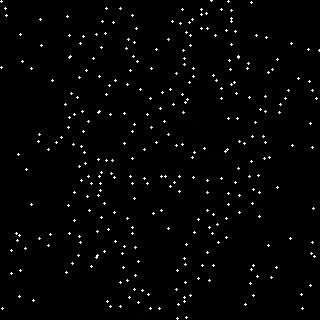
#> input picture Bottom_up (popouts)/selection/bikini_02s_13.jpg, 320 x 320 px
$ python main.py
#> lines starting #> are read from the running program, lines starting #| are printed output that depends on the picture; after the words box and inside, x2 and y2 are one past the last pixel; in counts of white or black regions, pixels touching at a corner belong together
### Bottom_up (popouts)/Bottom_up (popouts)/position_utils.py
import cv2
import numpy as np


# find number of dots in an image that has only dots
def stimuli_dots(image): #counts gives the dots on the image
    ''' get the position of dots on the ground truth (dotted) or constellation image'''
    gray = cv2.cvtColor(image, cv2.COLOR_BGR2GRAY)
    gray = cv2.resize(gray,(320,320))
    ## threshold
    th, threshed = cv2.threshold(gray, 100, 255,cv2.THRESH_BINARY)
    ## findcontours
    cnts = cv2.findContours(threshed, cv2.RETR_LIST, cv2.CHAIN_APPROX_SIMPLE)[-2]
    return cnts
def find_dot_centres(cnts):
    '''returns the Xs,Ys i.e a list of x and y co-ordinates for centre of the given list of contours'''
    Xs,Ys= np.zeros(len(cnts)),np.zeros(len(cnts))
    for ind,cnt in enumerate(cnts):
        M = cv2.moments(cnt)
        Xs[ind] = int(M["m10"] / M["m00"])
        Ys[ind] = int(M["m01"] / M["m00"])
    return Xs,Ys

# [32 lines left out: functions drawing_figure, points_on_image, not called in this run]

### Bottom_up (popouts)/Bottom_up (popouts)/bottom_up.py
import cv2
from matplotlib import pyplot as plt
from position_utils import *
from scipy.spatial import distance
import math
import numpy as np


class bottom_up:
  def __init__(self):
    return

  def angle(self, x1, y1, x2, y2):
    angle = math.degrees(math.atan2((y2 - y1), (x2 - x1)))
    return angle

  def angle_diff(self, a1, a2):
    diff = np.abs(a1 - a2)
    return diff

  def get_distance_angle(self, dots):
    x, y = find_dot_centres(dots)
    self.x_coords, self.y_coords = x.copy(), y.copy()
    self.no_dots = len(x)
    dists = np.zeros((self.no_dots, self.no_dots))
    angles = np.zeros((self.no_dots, self.no_dots))
    for i in range(self.no_dots):
      for j in range(self.no_dots):
        dists[i, j] = distance.euclidean((x[i], y[i]), (x[j], y[j]))
        angles[i, j] = self.angle(x[i], y[i], x[j], y[j])
    return dists, angles

  def threshold_angle_on_distance(self, angles, dists, threshold=25):
    mask = (dists > threshold) | (dists == 0)
    mask_inds = np.where(mask)
    angles[mask_inds[0], mask_inds[1]] = np.nan
    return angles

  def get_connection_table_angle_thresholded(self, angles, a_tolerance=5):
    '''angle thresholding a_tolerance in angles table where i,j defines the line segment and the value in angles gives its absolute angle'''
    d_max = 180 + a_tolerance
    d_min = 180 - a_tolerance
    conn = np.ones((self.no_dots, self.no_dots)) * -1
    dia = np.diag(np.zeros(self.no_dots))
    for i in range(self.no_dots):
      temp = angles[i, :]
      diff = self.angle_diff(np.expand_dims(angles[i, :], axis=1), np.expand_dims(angles[i, :], axis=0))
      diff += dia
      ind = np.where((d_min < diff) & (diff < d_max))
      conn[i, ind[0]] = ind[1]
    return conn

  def filter_long_lines(self, conn, sequence_threshold=6):
    connections = []
    # scan for connections
    for j in range(self.no_dots):
      pt = np.where(conn[:, j] > 0)
      for st in pt[0]:
        candidate = []
        btw = int(st)
        nxt = int(conn[btw, j])
        prev = j
        candidate.append(prev)
        candidate.append(btw)
        while (nxt > 0 and nxt not in candidate):
          candidate.append(nxt)
          prev = btw
          btw = nxt
          nxt = int(conn[btw, prev])
        # reverse check
        prev = candidate[1]
        btw = candidate[0]
        nxt = int(conn[btw, prev])
        while (nxt > 0 and nxt not in candidate):
          candidate.insert(0, nxt)
          prev = btw
          btw = nxt
          nxt = int(conn[btw, prev])
        if (len(candidate) > sequence_threshold):
          connections.append(candidate)
    return connections

  def compare_sequences(self, a, b):
    lens = [len(a), len(b)]
    seqs = [a, b]
    s_inds = np.argsort(lens)
    ref_seq = seqs[s_inds[0]]
    search_seq = seqs[s_inds[1]]
    i = 0
    while (i < len(search_seq)):
      for j in range(len(ref_seq)):
        if (i >= len(search_seq)):
          break
        if ((search_seq[i] == ref_seq[j])):
          i += 1
          continue
        else:
          i += 1
          break
      if (j == len(ref_seq) - 1):
        return s_inds[0]
    ref_seq = np.flip(ref_seq)
    i = 0
    while (i < len(search_seq)):
      for j in range(len(ref_seq)):
        if (i >= len(search_seq)):
          break
        if ((search_seq[i] == ref_seq[j])):
          i += 1
          continue
        else:
          i += 1
          break
      if (j == len(ref_seq) - 1):
        return s_inds[0]
    return -1

  def clean_same_sequences(self, seq):
    seqs = seq.copy()
    i = 0
    while (i < len(seqs) - 1):
      j = i + 1
      while (j < len(seqs) - 1):
        c = self.compare_sequences(seqs[i], seqs[j])
        if (c == 0):
          del [seqs[i]]
        elif (c == 1):
          del [seqs[j]]
        else:
          j += 1
      i += 1
    return seqs

  def index_to_seqs(self, seqs):
    ''' Changes the sequence from dot index to the x,y point in pixel space'''
    coord_seqs = []
    for seq in seqs:
      coord_seqs.append(np.stack((self.x_coords[seq], self.y_coords[seq]), axis=1).astype(int))
    return coord_seqs

  def find_sequence(self, image, distance=25, angle=10):
    ''' Function expected to be called, give it an image and expect in return sequence of co-ordinates of dots connected by bottom-up bias curves'''
    self.dots = stimuli_dots(image)
    dists, angles = self.get_distance_angle(self.dots)
    angles = self.threshold_angle_on_distance(angles, dists, threshold=distance)
    conn = self.get_connection_table_angle_thresholded(angles, a_tolerance=angle)
    connections = self.filter_long_lines(conn, sequence_threshold=5)
    final_seqs = self.clean_same_sequences(connections)
    final_coord_seqs = self.index_to_seqs(final_seqs)
    return final_coord_seqs

### Bottom_up (popouts)/Bottom_up (popouts)/main.py
import cv2
from bottom_up import bottom_up

distance_trackbar = 25
angle_trackbar = 10


def updateValue_distance(new_distance):
  global distance_trackbar
  distance_trackbar = new_distance
  redraw()


def updateValue_angle(new_angle):
  global angle_trackbar
  angle_trackbar = new_angle
  redraw()


cv2.namedWindow("Original")
cv2.createTrackbar("distance", "Original", distance_trackbar, 100, updateValue_distance)
cv2.createTrackbar("angle", "Original", angle_trackbar, 100, updateValue_angle)

bottom_up = bottom_up()
original = cv2.imread('../selection/bikini_02s_13.jpg')
#> original is the input picture: shape (320, 320, 3); min 0, max 255, mean 4.8
cv2.imshow('original', original)


def redraw():
  global bottom_up, distance_trackbar, angle_trackbar

  img = original.copy()
  final_coord_seqs = bottom_up.find_sequence(img, distance_trackbar, angle_trackbar)
#> in stimuli_dots, `th, threshed = cv2.threshold(gray, 100, 255,cv2.THRESH_BINARY)`: threshed: shape (320, 320); 1.5% white in thin lines or dots
#> in stimuli_dots, `cnts = cv2.findContours(threshed, cv2.RETR_LIST, cv2.CHAIN_APPROX_SIMP..`: cnts = 311 contours, all with area under 20
#> in find_dot_centres, `Xs,Ys= np.zeros(len(cnts)),np.zeros(len(cnts))`: Xs = 311 values from 0 to 0
#> the loop in find_dot_centres, `for ind,cnt in enumerate(cnts):` made 311 passes
#> cnt on passes 1 to 3: [[177, 317], [176, 318], [177, 319], [178, 318]], [[186, 316], [185, 317], [186, 318], [187, 317]], [[302, 307], [301, 308], [302, 309], [303, 308]]
#> after the loop in find_dot_centres, `for ind,cnt in enumerate(cnts):`: Xs = 311 values, max 318 at index 258, min 1 at index 246, mean 162.8; Ys = 311 values, max 318 at index 0, min 0 at index 309, mean 152.9
#> in get_distance_angle, `x, y = find_dot_centres(dots)`: x has the same summary as Xs in find_dot_centres; y has the same summary as Ys in find_dot_centres
#> in get_distance_angle, `self.x_coords, self.y_coords = x.copy(), y.copy()`: self.x_coords has the same summary as Xs in find_dot_centres; self.y_coords has the same summary as Ys in find_dot_centres
#> in get_distance_angle, `self.no_dots = len(x)`: self.no_dots = 311
#> the loop in get_distance_angle, `for i in range(self.no_dots):` made 311 passes
#> after the loop in get_distance_angle, `for i in range(self.no_dots):`:
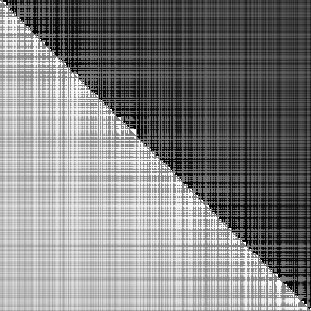
#> angles: shape (311, 311) float64; min -179.8, max 180, mean 1.5; drawn with min black and max white
#> after the loop in get_distance_angle, `for i in range(self.no_dots):`:
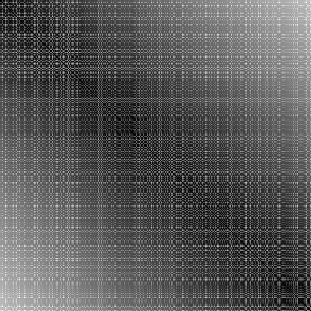
#> dists: shape (311, 311) float64; min 0, max 429.9, mean 151.8; drawn with min black and max white
#> in threshold_angle_on_distance, `mask = (dists > threshold) | (dists == 0)`:
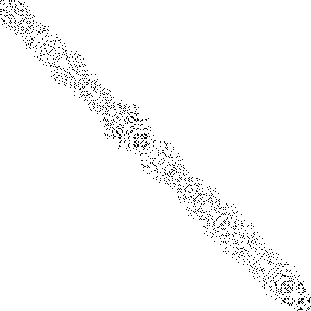
#> mask: shape (311, 311) bool; 97.9% white; black in thin lines or dots
#> in threshold_angle_on_distance, `angles[mask_inds[0], mask_inds[1]] = np.nan`:
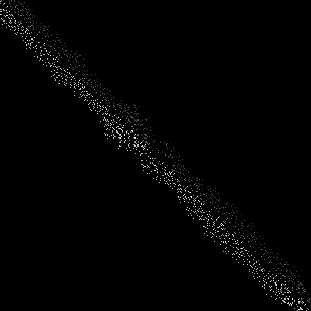
#> angles: shape (311, 311) float64; 97.93% of the values are NaN or infinite; the others: min -177.5, max 180, mean 1.4; drawn with min black, max white, NaN and infinite black
#> the loop in get_connection_table_angle_thresholded, `for i in range(self.no_dots):` made 311 passes
#> pass 2, in angle_diff (call 2), `diff = np.abs(a1 - a2)`:
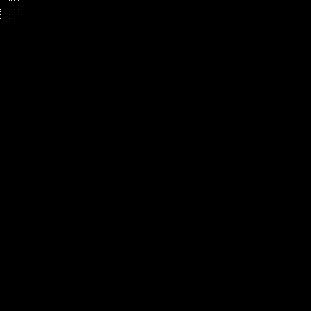
#> diff: shape (311, 311) float64; 99.97% of the values are NaN or infinite; the others: min 0, max 295.3, mean 97.27; drawn with min black, max white, NaN and infinite black
#> the loop in clean_same_sequences, `while (i < len(seqs) - 1):` made 16 passes
#> the loop in index_to_seqs, `for seq in seqs:` made 17 passes
#> seq on passes 1 to 12: [48, 45, 26, 14, 11, 1], [62, 45, 26, 14, 11, 1], [126, 132, 131, 130, 127, 123], [189, 177, 166, 144, 138, 120], [189, 177, 166, 144, 138, 120], [247, 243, 235, 223, 209, 195], [247, 243, 235, 223, 209, 195], [248, 241, 235, 226, 219, 216, 208], [248, 241, 235, 226, 219, 216, 208], [156, 179, 199, 219, 236, 259, 276, 298, 309], [272, 274, 282, 283, 284, 285], [156, 179, 199, 219, 236, 259, 276, 298, 309]
  for seq in final_coord_seqs:
    [cv2.circle(img, (s[0], s[1]), 1, (0, 0, 255), -1) for s in seq]

  cv2.imshow('final', img)


redraw()
#> the loop in redraw, `for seq in final_coord_seqs:` made 17 passes
#> after the loop in redraw, `for seq in final_coord_seqs:`:
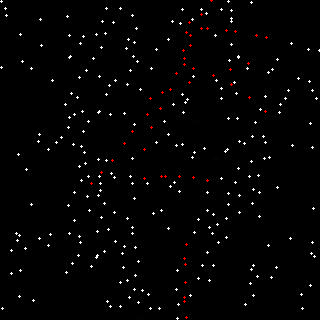
#> img: shape (320, 320, 3); 0.24% of pixels changed, all inside (x1, y1, x2, y2) = (90, 0, 268, 319)
cv2.waitKey(0)
cv2.destroyAllWindows()

$ run again, with Bottom_up (popouts)/selection/bag_04s_11.jpg copied over Bottom_up (popouts)/selection/bikini_02s_13.jpg
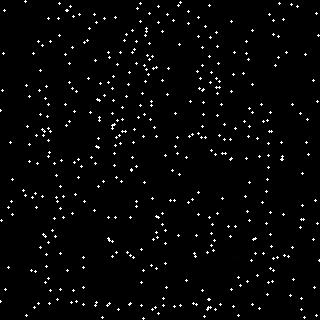
#> input picture Bottom_up (popouts)/selection/bag_04s_11.jpg, 320 x 320 px
#> original is the input picture: shape (320, 320, 3); min 0, max 255, mean 6.8
#> threshed: shape (320, 320); 2.2% white in thin lines or dots
#> cnts = 425 contours, all with area under 20
#> in find_dot_centres, `Xs,Ys= np.zeros(len(cnts)),np.zeros(len(cnts))`: Xs = 425 values from 0 to 0
#> the loop in find_dot_centres, `for ind,cnt in enumerate(cnts):` made 425 passes
#> cnt on passes 1 to 3: [[143, 317], [142, 318], [143, 319], [144, 318]], [[304, 316], [303, 317], [304, 318], [305, 317]], [[102, 316], [101, 317], [102, 318], [103, 317]]
#> after the loop in find_dot_centres, `for ind,cnt in enumerate(cnts):`: Xs = 425 values, max 318 at index 72, min 0 at index 33, mean 156.8; Ys = 425 values, max 318 at index 0, min 1 at index 424, mean 156.8
#> x has the same summary as Xs in find_dot_centres; y has the same summary as Ys in find_dot_centres
#> self.x_coords has the same summary as Xs in find_dot_centres; self.y_coords has the same summary as Ys in find_dot_centres
#> self.no_dots = 425
#> the loop in get_distance_angle, `for i in range(self.no_dots):` made 425 passes
#> in threshold_angle_on_distance, `mask = (dists > threshold) | (dists == 0)`:
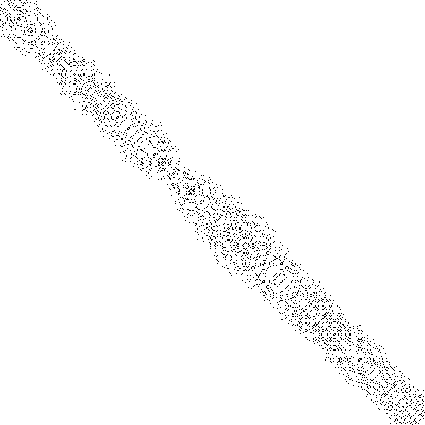
#> mask: shape (425, 425) bool; 98.1% white; black in thin lines or dots
#> the loop in clean_same_sequences, `while (i < len(seqs) - 1):` made 102 passes
#> the loop in index_to_seqs, `for seq in seqs:` made 103 passes
#> seq on passes 1 to 8: [34, 25, 18, 19, 20, 26], [34, 25, 18, 19, 20, 26], [34, 25, 18, 19, 20, 26], [78, 65, 59, 54, 49, 43], [53, 61, 74, 94, 121, 146], [78, 65, 59, 54, 49, 43], [138, 109, 94, 65, 50, 39], [42, 57, 69, 82, 97, 125, 161]
#> the loop in redraw, `for seq in final_coord_seqs:` made 103 passes
#> after the loop in redraw, `for seq in final_coord_seqs:`:
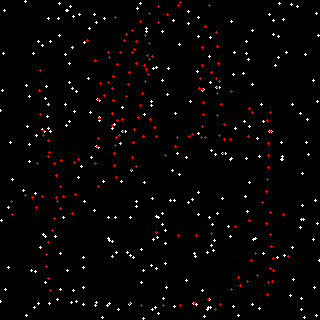
#> img: shape (320, 320, 3); 0.88% of pixels changed, all inside (x1, y1, x2, y2) = (10, 1, 290, 311)

$ run again, with Bottom_up (popouts)/selection/boxing_gloves_06s_11.jpg copied over Bottom_up (popouts)/selection/bikini_02s_13.jpg
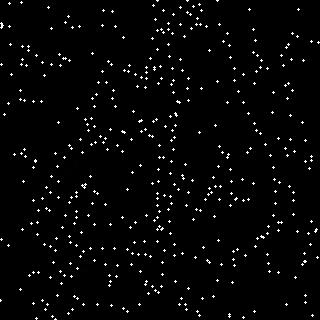
#> input picture Bottom_up (popouts)/selection/boxing_gloves_06s_11.jpg, 320 x 320 px
#> original is the input picture: shape (320, 320, 3); min 0, max 255, mean 7
#> threshed: shape (320, 320); 2.3% white in thin lines or dots
#> cnts = 448 contours, all with area under 20
#> in find_dot_centres, `Xs,Ys= np.zeros(len(cnts)),np.zeros(len(cnts))`: Xs = 448 values from 0 to 0
#> the loop in find_dot_centres, `for ind,cnt in enumerate(cnts):` made 448 passes
#> cnt on passes 1 to 3: [[55, 318], [54, 319], [56, 319]], [[36, 317], [35, 318], [36, 319], [37, 318]], [[243, 316], [242, 317], [243, 318], [244, 317]]
#> after the loop in find_dot_centres, `for ind,cnt in enumerate(cnts):`: Xs = 448 values, max 318 at index 395, min 0 at index 26, mean 156.5; Ys = 448 values, max 318 at index 0, min 0 at index 445, mean 162.1
#> x has the same summary as Xs in find_dot_centres; y has the same summary as Ys in find_dot_centres
#> self.x_coords has the same summary as Xs in find_dot_centres; self.y_coords has the same summary as Ys in find_dot_centres
#> self.no_dots = 448
#> the loop in get_distance_angle, `for i in range(self.no_dots):` made 448 passes
#> in threshold_angle_on_distance, `mask = (dists > threshold) | (dists == 0)`:
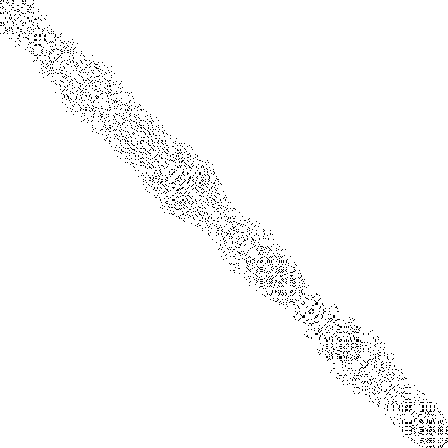
#> mask: shape (448, 448) bool; 98% white; black in thin lines or dots
#> the loop in index_to_seqs, `for seq in seqs:` made 157 passes
#> seq on passes 1 to 3: [3, 33, 53, 70, 102, 121, 149, 192], [1, 13, 33, 51, 62, 98], [192, 149, 121, 102, 70, 53, 33, 3]
#> after the loop in redraw, `for seq in final_coord_seqs:`:
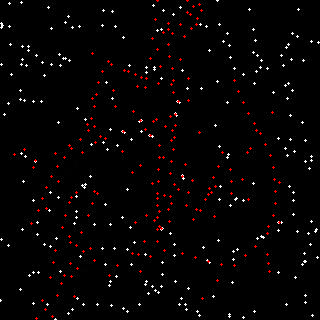
#> img: shape (320, 320, 3); 1.04% of pixels changed, all inside (x1, y1, x2, y2) = (13, 0, 281, 320)

$ run again, with Bottom_up (popouts)/selection/butterfly_02s_15.jpg copied over Bottom_up (popouts)/selection/bikini_02s_13.jpg
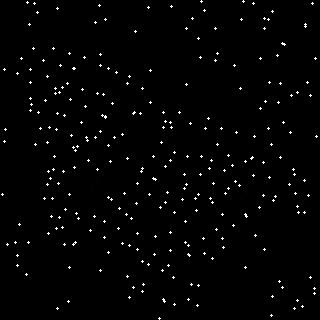
#> input picture Bottom_up (popouts)/selection/butterfly_02s_15.jpg, 320 x 320 px
#> original is the input picture: shape (320, 320, 3); min 0, max 255, mean 4.4
#> threshed: shape (320, 320); 1.4% white in thin lines or dots
#> cnts = 280 contours, all with area under 20
#> in find_dot_centres, `Xs,Ys= np.zeros(len(cnts)),np.zeros(len(cnts))`: Xs = 280 values from 0 to 0
#> the loop in find_dot_centres, `for ind,cnt in enumerate(cnts):` made 280 passes
#> cnt on passes 1 to 3: [[159, 317], [158, 318], [159, 319], [160, 318]], [[271, 314], [270, 315], [271, 316], [272, 315]], [[294, 307], [293, 308], [294, 309], [295, 308]]
#> after the loop in find_dot_centres, `for ind,cnt in enumerate(cnts):`: Xs = 280 values, max 316 at index 168, min 2 at index 106, mean 156.7; Ys = 280 values, max 318 at index 0, min 1 at index 278, mean 159.4
#> x has the same summary as Xs in find_dot_centres; y has the same summary as Ys in find_dot_centres
#> self.x_coords has the same summary as Xs in find_dot_centres; self.y_coords has the same summary as Ys in find_dot_centres
#> self.no_dots = 280
#> the loop in get_distance_angle, `for i in range(self.no_dots):` made 280 passes
#> in threshold_angle_on_distance, `mask = (dists > threshold) | (dists == 0)`:
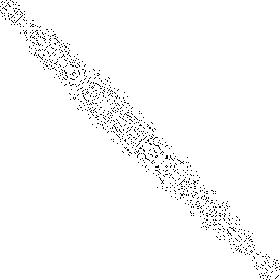
#> mask: shape (280, 280) bool; 98% white; black in thin lines or dots
#> the loop in clean_same_sequences, `while (i < len(seqs) - 1):` made 7 passes
#> the loop in index_to_seqs, `for seq in seqs:` made 8 passes
#> seq on passes 1 to 8: [87, 91, 112, 127, 135, 153], [116, 97, 73, 66, 47, 29], [153, 135, 127, 112, 91, 87], [201, 197, 175, 156, 145, 133], [215, 191, 170, 157, 145, 133], [229, 213, 191, 170, 157, 145, 133], [233, 229, 224, 216, 212, 211], [233, 229, 224, 216, 212, 211]
#> the loop in redraw, `for seq in final_coord_seqs:` made 8 passes
#> after the loop in redraw, `for seq in final_coord_seqs:`:
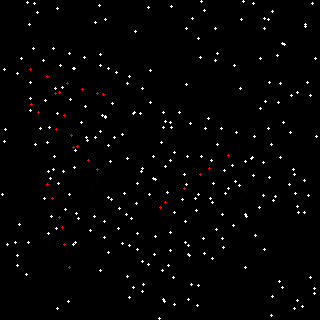
#> img: shape (320, 320, 3); 0.14% of pixels changed, all inside (x1, y1, x2, y2) = (29, 68, 230, 269)
